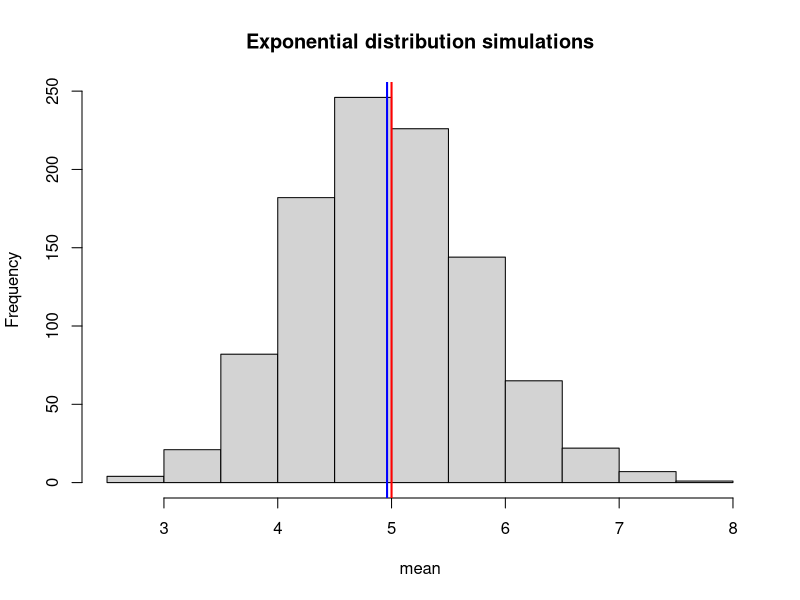
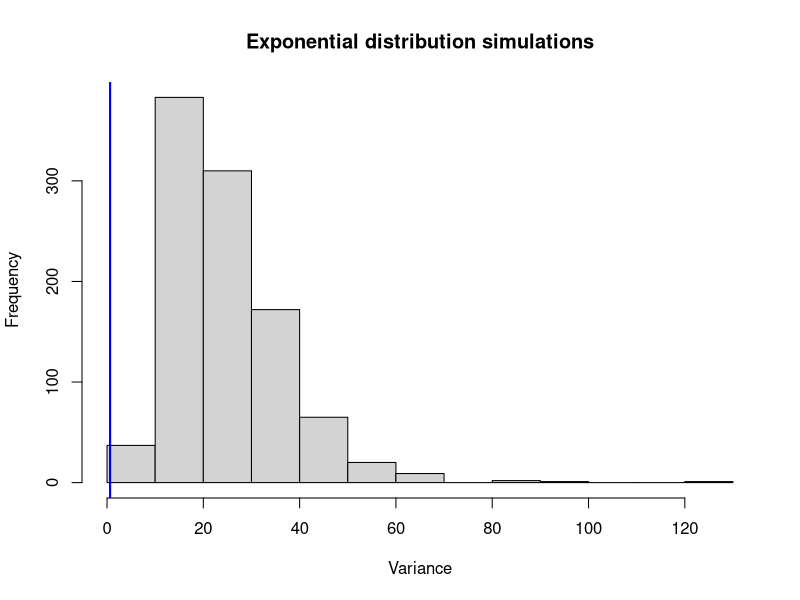
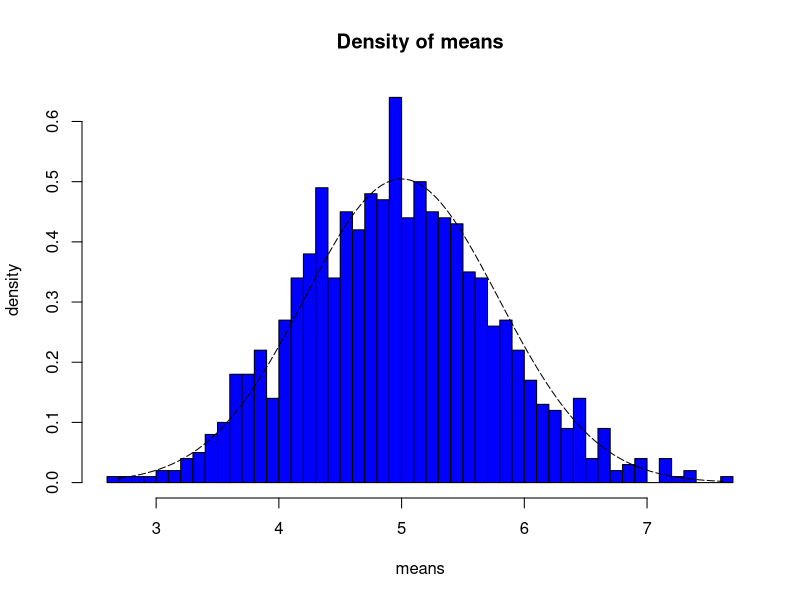
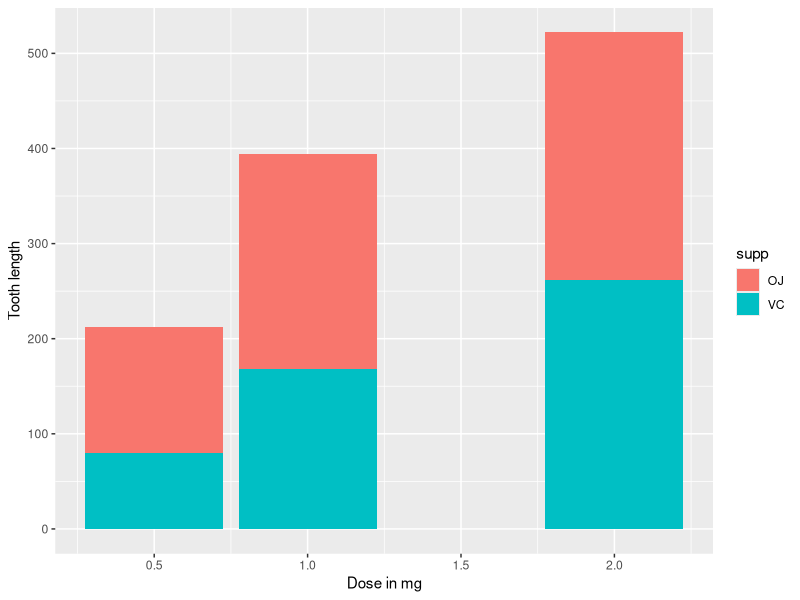

Source code (R) for these figures, in order: (Note: this script raises an error after producing the figures.)
## ---- chunk 1
set.seed(810)
nsim<-1000
n<-40
lambda<-0.2 
sdistr<-replicate(nsim, rexp(n, lambda))
means<-apply(sdistr,2,mean)
## ---- chunk 2
analytical_mean<-mean(means)
analytical_mean
theoretical_mean<-1/0.2
theoretical_mean
## ---- chunk 3
hist(means, xlab="mean", main="Exponential distribution simulations") 
abline(v=analytical_mean, col="blue", lwd=2) 
abline(v=theoretical_mean, col="red", lwd=2)
## ---- chunk 4
sd_analytical<-sd(means) 
sd_analytical 
sd_theoretical<-(1/lambda)/sqrt(n)
sd_theoretical 
var_analytical<-sd_analytical^2 
var_analytical 
var_theoretical<-sd_theoretical^2
var_theoretical
## ---- chunk 5
variancess<-apply(sdistr,2,var) 
hist(variancess, xlab="Variance", main="Exponential distribution simulations") 
abline(v=var_theoretical, col="red", lwd=2) 
abline(v=var_analytical, col="blue", lwd=2) 
## ---- chunk 6
xfit <- seq(min(means), max(means), length=100) 
yfit <- dnorm(xfit, mean=1/lambda, sd=(1/lambda/sqrt(n))) 
hist(means,breaks=n,prob=T,col="blue",xlab = "means",main="Density of means",ylab="density") 
lines(xfit, yfit, pch=22, col="black", lty=5)
## ---- chunk 7
library(datasets) 
data(ToothGrowth)
str(ToothGrowth)
head(ToothGrowth)
x<-ToothGrowth$dose 
y<-ToothGrowth$supp
table(x) 
table(y) 
len<-ToothGrowth$len 
mean(len) 
sum(len)
range(len)
sd(len)
library(ggplot2)
ggplot(ToothGrowth, aes(x,len, fill=supp))+geom_bar(stat="identity",) + xlab("Dose in mg")+ylab("Tooth length")
## ---- chunk 8
t.test(len~y, paired=FALSE, var.equal=FALSE,data=ToothGrowth)
#Subsetting the data and performing t-test by doses of 0.5 and 2
smalld<-subset(ToothGrowth, x %in% c(0.5, 2))
t.test(len~smalld$dose, paired=FALSE, var.equal=FALSE,data=smalld)
